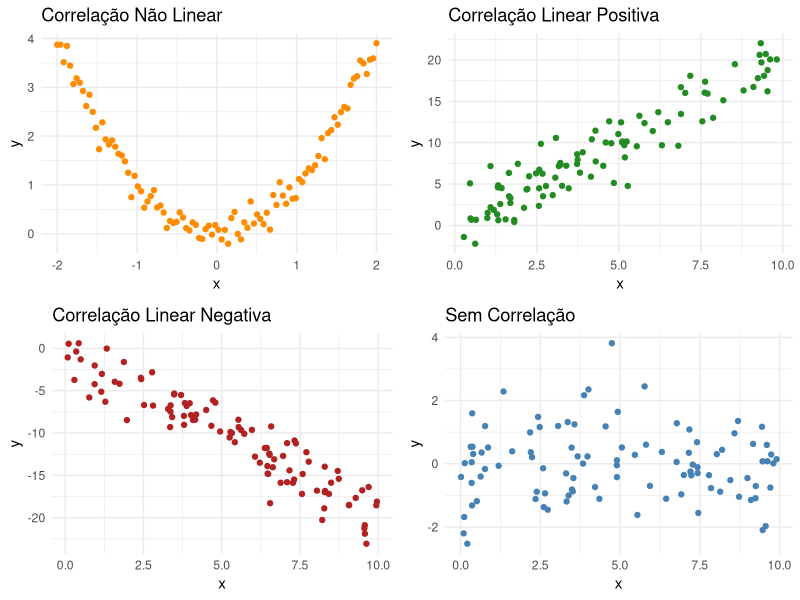
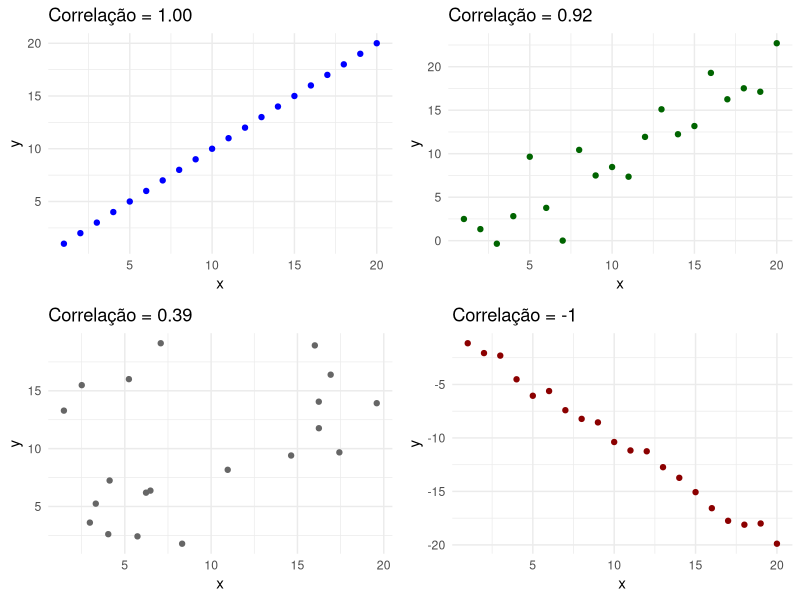

Source code (R) for these figures, in order:
# Carregar pacotes necessários
library(ggplot2)
library(gridExtra)

# 1. Correlação não linear (ex: parábola)
set.seed(1)
x1 <- seq(-2, 2, length.out = 100)
y1 <- x1^2 + rnorm(100, sd = 0.2)
df1 <- data.frame(x = x1, y = y1)

p1 <- ggplot(df1, aes(x = x, y = y)) +
  geom_point(color = "darkorange") +
  ggtitle("Correlação Não Linear") +
  theme_minimal()

# 2. Correlação linear positiva
x2 <- runif(100, 0, 10)
y2 <- 2 * x2 + rnorm(100, sd = 2)
df2 <- data.frame(x = x2, y = y2)

p2 <- ggplot(df2, aes(x = x, y = y)) +
  geom_point(color = "forestgreen") +
  ggtitle("Correlação Linear Positiva") +
  theme_minimal()

# 3. Correlação linear negativa
x3 <- runif(100, 0, 10)
y3 <- -2 * x3 + rnorm(100, sd = 2)
df3 <- data.frame(x = x3, y = y3)

p3 <- ggplot(df3, aes(x = x, y = y)) +
  geom_point(color = "firebrick") +
  ggtitle("Correlação Linear Negativa") +
  theme_minimal()

# 4. Sem correlação
x4 <- runif(100, 0, 10)
y4 <- rnorm(100)
df4 <- data.frame(x = x4, y = y4)

p4 <- ggplot(df4, aes(x = x, y = y)) +
  geom_point(color = "steelblue") +
  ggtitle("Sem Correlação") +
  theme_minimal()

# Organizar os gráficos em um layout 2x2
grid.arrange(p1, p2, p3, p4, ncol = 2)

##########################################################

# Dados para correlação 1.00
x1 <- 1:20
y1 <- x1
df1 <- data.frame(x = x1, y = y1)

# Correlação ≈ 0.83
x2 <- 1:20
y2 <- x2 + rnorm(20, 0, 3)
df2 <- data.frame(x = x2, y = y2)

# Correlação ≈ 0.02
x3 <- runif(20, 1, 20)
y3 <- runif(20, 1, 20)
df3 <- data.frame(x = x3, y = y3)

# Correlação ≈ -0.98
x4 <- 1:20
y4 <- -x4 + rnorm(20, 0, 0.5)
df4 <- data.frame(x = x4, y = y4)

# Criar gráficos com ggplot2
g1 <- ggplot(df1, aes(x, y)) +
  geom_point(color = "blue") +
  #geom_smooth(method = "lm", se = FALSE, color = "red") +
  ggtitle("Correlação = 1.00") +
  theme_minimal()

g2 <- ggplot(df2, aes(x, y)) +
  geom_point(color = "darkgreen") +
  #geom_smooth(method = "lm", se = FALSE, color = "red") +
  ggtitle(paste("Correlação =", round(cor(x2, y2), 2))) +
  theme_minimal()

g3 <- ggplot(df3, aes(x, y)) +
  geom_point(color = "gray40") +
  #geom_smooth(method = "lm", se = FALSE, color = "red") +
  ggtitle(paste("Correlação =", round(cor(x3, y3), 2))) +
  theme_minimal()

g4 <- ggplot(df4, aes(x, y)) +
  geom_point(color = "darkred") +
  #geom_smooth(method = "lm", se = FALSE, color = "red") +
  ggtitle(paste("Correlação =", round(cor(x4, y4), 2))) +
  theme_minimal()

# Plotar juntos
grid.arrange(g1, g2, g3, g4, ncol = 2)

